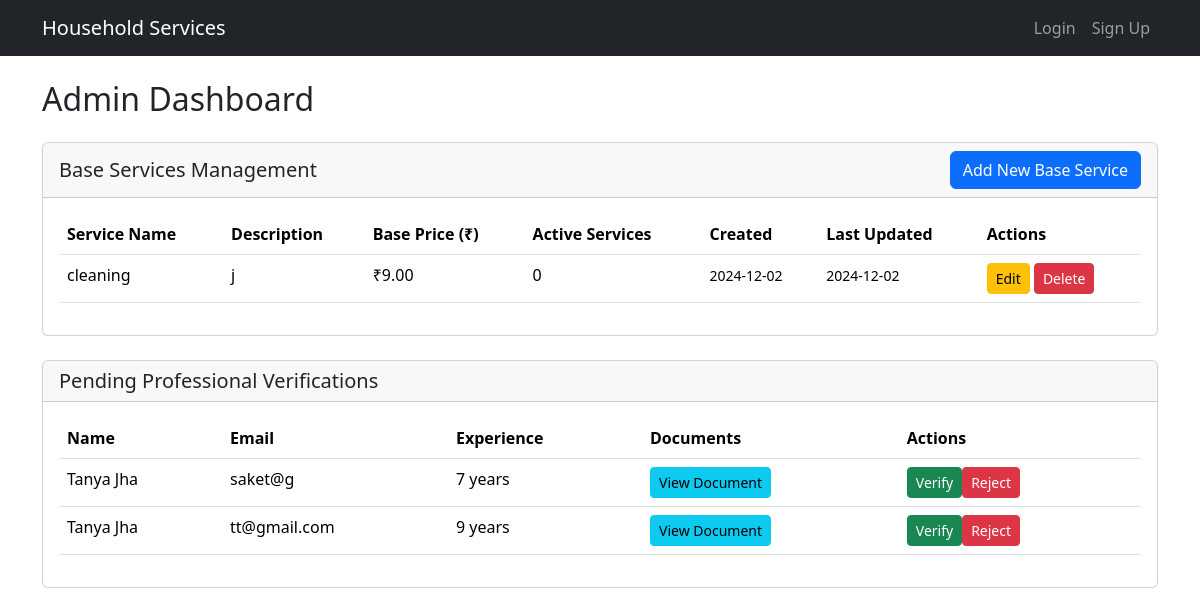
/admin-dashboard, run on an earlier commit of the app's database.
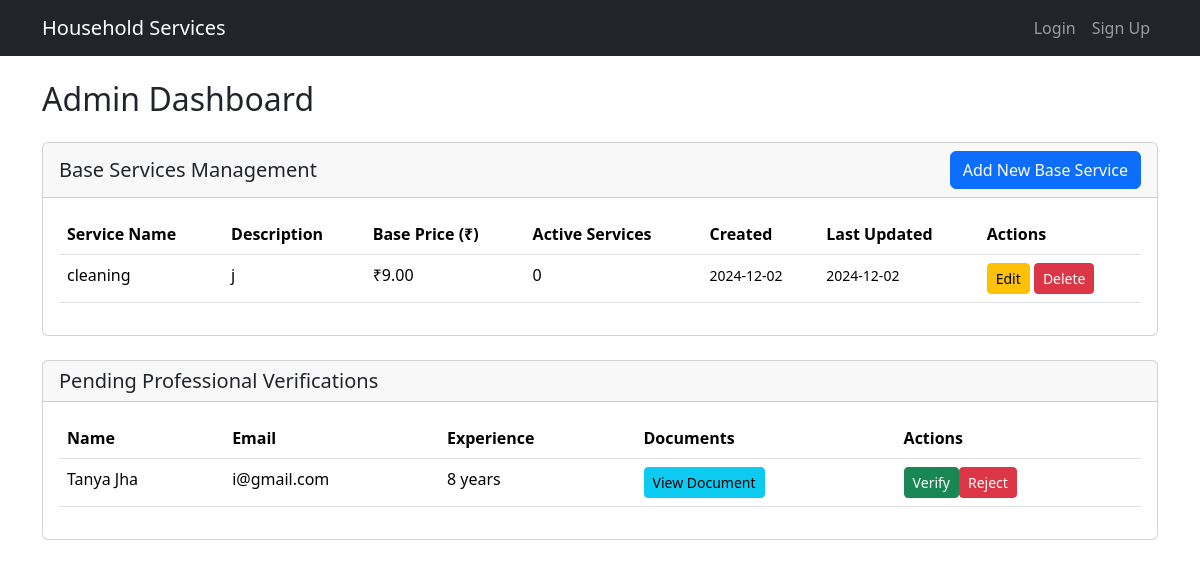
And on a later commit of the database.
### models.py (models this page shows)
class BaseService(db.Model):
    id = db.Column(db.Integer, primary_key=True)
    name = db.Column(db.String(100), nullable=False)
    description = db.Column(db.Text, nullable=False)
    price = db.Column(db.Float, nullable=False)
    created_at = db.Column(db.DateTime, nullable=False, default=db.func.current_timestamp())
    updated_at = db.Column(db.DateTime, nullable=False, default=db.func.current_timestamp(), onupdate=db.func.current_timestamp())
    services = db.relationship('Service', backref='base_service', lazy=True)

class ProfessionalDetails(db.Model):
    id = db.Column(db.Integer, primary_key=True)
    user_id = db.Column(db.Integer, db.ForeignKey('user.id'), nullable=False)
    email = db.Column(db.String(120), unique=True, nullable=False)
    fullname = db.Column(db.String(100), nullable=False)
    service_id = db.Column(db.Integer, db.ForeignKey('base_service.id'), nullable=False)
    experience_years = db.Column(db.Integer, nullable=False)
    document_path = db.Column(db.String(200), nullable=False)
    address = db.Column(db.Text, nullable=False)
    pin_code = db.Column(db.String(10), nullable=False)
    status = db.Column(db.String(20), nullable=False, default='pending')
    user = db.relationship('User', backref=db.backref('professional_details', lazy=True))
    service = db.relationship('BaseService', backref=db.backref('professionals', lazy=True))

### app.py (the view)
@app.route("/admin-dashboard")
def admin_dashboard():
    pending_professionals = ProfessionalDetails.query.filter_by(status='pending').all()
    services = BaseService.query.order_by(BaseService.name).all()
    return render_template("admin_dashboard.html",
                         pending_professionals=pending_professionals,
                         services=services)

### templates/admin_dashboard.html (shortened to what the changed rows need)
{% extends "base.html" %}
{% block content %}
<div class="container mt-4">
    <h2 class="mb-4">Admin Dashboard</h2>
    <div class="row mb-4">
        <div class="col-12">
            <div class="card">
                <div class="card-body">
                    <div class="table-responsive">
                        <table class="table table-hover">
                            <thead>
                                <tr>
                                    <th>Service Name</th>
                                    <th>Description</th>
                                    <th>Base Price (₹)</th>
                                    <th>Active Services</th>
                                    <th>Created</th>
                                    <th>Last Updated</th>
                                    <th>Actions</th>
                                </tr>
                            </thead>
                            <tbody>
                                {% for service in services %}
                                <tr>
                                    <td>{{ service.name }}</td>
                                    <td>{{ service.description[:100] }}{% if service.description|length > 100 %}...{% endif %}</td>
                                    <td>₹{{ "%.2f"|format(service.price) }}</td>
                                    <td>{{ service.services|length }}</td>
                                    <td><small>{{ service.created_at.strftime('%Y-%m-%d') }}</small></td>
                                    <td><small>{{ service.updated_at.strftime('%Y-%m-%d') }}</small></td>
                                    <td>
                                        <button class="btn btn-warning btn-sm"
                                                data-bs-toggle="modal"
                                                data-bs-target="#editServiceModal{{ service.id }}">
                                            Edit
                                        </button>
                                        <form action="{{ url_for('delete_service', id=service.id) }}"
                                              method="post"
                                              style="display: inline;"
                                              onsubmit="return confirm('Are you sure you want to delete this base service? This will remove all professional services using this base service.')">
                                            <button type="submit" class="btn btn-danger btn-sm">Delete</button>
                                        </form>
                                    </td>
                                </tr>
                                {% endfor %}
                            </tbody>
                        </table>
                    </div>
                </div>
            </div>
        </div>
    </div>
    <div class="row">
        <div class="col-12">
            <div class="card">
                <div class="card-body">
                    <div class="table-responsive">
                        <table class="table">
                            <thead>
                                <tr>
                                    <th>Name</th>
                                    <th>Email</th>
                                    <th>Experience</th>
                                    <th>Documents</th>
                                    <th>Actions</th>
                                </tr>
                            </thead>
                            <tbody>
                                {% for professional in pending_professionals %}
                                <tr>
                                    <td>{{ professional.fullname }}</td>
                                    <td>{{ professional.email }}</td>
                                    <td>{{ professional.experience_years }} years</td>
                                    <td>
                                        <a href="{{ url_for('serve_file', filename=professional.document_path) }}"
                                           target="_blank"
                                           class="btn btn-info btn-sm">View Document</a>
                                    </td>
                                    <td>
                                        <div class="btn-group">
                                            <form action="{{ url_for('verify_professional', id=professional.id) }}"
                                                  method="post"
                                                  style="display: inline;">
                                                <button type="submit" class="btn btn-success btn-sm">Verify</button>
                                            </form>
                                            <form action="{{ url_for('reject_professional', id=professional.id) }}"
                                                  method="post"
                                                  style="display: inline;">
                                                <button type="submit" class="btn btn-danger btn-sm">Reject</button>
                                            </form>
                                        </div>
                                    </td>
                                </tr>
                                {% endfor %}
                            </tbody>
                        </table>
                    </div>
                </div>
            </div>
        </div>
    </div>
</div>
{% endblock %}

What changed in the data, as far as the page shows it:
no longer on this page (row edited): ProfessionalDetails: fullname "Tanya Jha", email "saket@g", experience_years "7"
no longer on this page (row edited): ProfessionalDetails: fullname "Tanya Jha", email "tt@gmail.com", experience_years "9"
added ProfessionalDetails: fullname "Tanya Jha", email "i@gmail.com", experience_years "8"
